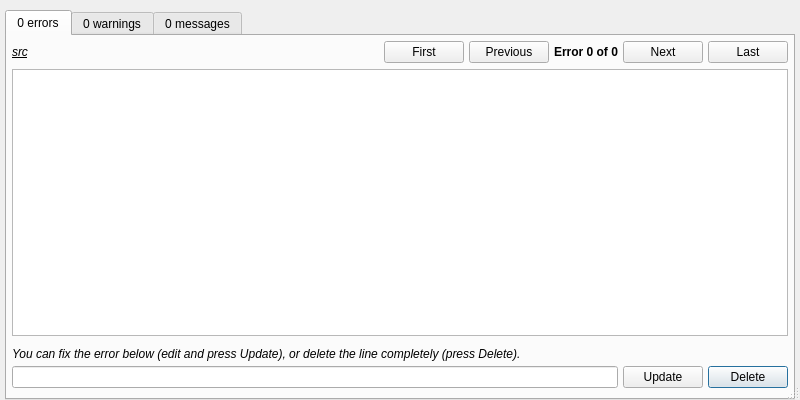
<?xml version="1.0" encoding="UTF-8"?>
<ui version="4.0">
 <class>Dialog</class>
 <widget class="QDialog" name="Dialog">
  <property name="geometry">
   <rect>
    <x>0</x>
    <y>0</y>
    <width>800</width>
    <height>400</height>
   </rect>
  </property>
  <property name="windowTitle">
   <string>MFiX solver messages</string>
  </property>
  <property name="sizeGripEnabled">
   <bool>true</bool>
  </property>
  <layout class="QFormLayout" name="formLayout_3">
   <property name="fieldGrowthPolicy">
    <enum>QFormLayout::FieldsStayAtSizeHint</enum>
   </property>
   <property name="labelAlignment">
    <set>Qt::AlignLeading|Qt::AlignLeft|Qt::AlignVCenter</set>
   </property>
   <property name="horizontalSpacing">
    <number>5</number>
   </property>
   <property name="verticalSpacing">
    <number>5</number>
   </property>
   <property name="leftMargin">
    <number>5</number>
   </property>
   <property name="topMargin">
    <number>5</number>
   </property>
   <property name="rightMargin">
    <number>5</number>
   </property>
   <property name="bottomMargin">
    <number>0</number>
   </property>
   <item row="2" column="0" colspan="2">
    <widget class="QWidget" name="widget" native="true">
     <layout class="QHBoxLayout" name="horizontalLayout">
      <property name="spacing">
       <number>0</number>
      </property>
      <property name="leftMargin">
       <number>0</number>
      </property>
      <property name="topMargin">
       <number>0</number>
      </property>
      <property name="rightMargin">
       <number>0</number>
      </property>
      <property name="bottomMargin">
       <number>0</number>
      </property>
     </layout>
    </widget>
   </item>
   <item row="3" column="0" colspan="2">
    <widget class="QTabWidget" name="tabwidget">
     <property name="minimumSize">
      <size>
       <width>0</width>
       <height>333</height>
      </size>
     </property>
     <property name="focusPolicy">
      <enum>Qt::NoFocus</enum>
     </property>
     <property name="currentIndex">
      <number>0</number>
     </property>
     <widget class="QWidget" name="error_tab">
      <attribute name="title">
       <string>0 errors</string>
      </attribute>
      <layout class="QVBoxLayout" name="verticalLayout_3">
       <property name="leftMargin">
        <number>5</number>
       </property>
       <property name="topMargin">
        <number>5</number>
       </property>
       <property name="rightMargin">
        <number>5</number>
       </property>
       <property name="bottomMargin">
        <number>5</number>
       </property>
       <item>
        <widget class="QWidget" name="widget" native="true">
         <property name="minimumSize">
          <size>
           <width>0</width>
           <height>0</height>
          </size>
         </property>
         <property name="focusPolicy">
          <enum>Qt::TabFocus</enum>
         </property>
         <layout class="QHBoxLayout" name="horizontalLayout_3">
          <property name="spacing">
           <number>5</number>
          </property>
          <property name="leftMargin">
           <number>0</number>
          </property>
          <property name="topMargin">
           <number>0</number>
          </property>
          <property name="rightMargin">
           <number>0</number>
          </property>
          <property name="bottomMargin">
           <number>0</number>
          </property>
          <item>
           <widget class="QLabel" name="label_error_source">
            <property name="font">
             <font>
              <italic>true</italic>
              <underline>true</underline>
             </font>
            </property>
            <property name="text">
             <string>src</string>
            </property>
           </widget>
          </item>
          <item>
           <spacer name="horizontalSpacer">
            <property name="orientation">
             <enum>Qt::Horizontal</enum>
            </property>
            <property name="sizeHint" stdset="0">
             <size>
              <width>40</width>
              <height>20</height>
             </size>
            </property>
           </spacer>
          </item>
          <item>
           <widget class="QPushButton" name="first_error_button">
            <property name="focusPolicy">
             <enum>Qt::NoFocus</enum>
            </property>
            <property name="text">
             <string>First</string>
            </property>
           </widget>
          </item>
          <item>
           <widget class="QPushButton" name="prev_error_button">
            <property name="focusPolicy">
             <enum>Qt::NoFocus</enum>
            </property>
            <property name="text">
             <string>Previous</string>
            </property>
           </widget>
          </item>
          <item>
           <widget class="QLabel" name="label_error_count">
            <property name="font">
             <font>
              <weight>75</weight>
              <bold>true</bold>
             </font>
            </property>
            <property name="text">
             <string>Error 0 of 0</string>
            </property>
           </widget>
          </item>
          <item>
           <widget class="QPushButton" name="next_error_button">
            <property name="focusPolicy">
             <enum>Qt::NoFocus</enum>
            </property>
            <property name="text">
             <string>Next</string>
            </property>
           </widget>
          </item>
          <item>
           <widget class="QPushButton" name="last_error_button">
            <property name="focusPolicy">
             <enum>Qt::NoFocus</enum>
            </property>
            <property name="text">
             <string>Last</string>
            </property>
           </widget>
          </item>
         </layout>
        </widget>
       </item>
       <item>
        <widget class="QTextBrowser" name="error_textbrowser">
         <property name="horizontalScrollBarPolicy">
          <enum>Qt::ScrollBarAlwaysOff</enum>
         </property>
        </widget>
       </item>
       <item>
        <widget class="QWidget" name="dropedit_widget" native="true">
         <property name="minimumSize">
          <size>
           <width>300</width>
           <height>0</height>
          </size>
         </property>
         <property name="focusPolicy">
          <enum>Qt::TabFocus</enum>
         </property>
         <layout class="QGridLayout" name="gridLayout">
          <property name="leftMargin">
           <number>0</number>
          </property>
          <property name="topMargin">
           <number>5</number>
          </property>
          <property name="rightMargin">
           <number>0</number>
          </property>
          <property name="bottomMargin">
           <number>5</number>
          </property>
          <property name="spacing">
           <number>5</number>
          </property>
          <item row="1" column="2">
           <widget class="QPushButton" name="drop_button">
            <property name="focusPolicy">
             <enum>Qt::TabFocus</enum>
            </property>
            <property name="text">
             <string>Delete</string>
            </property>
           </widget>
          </item>
          <item row="1" column="1">
           <widget class="QPushButton" name="edit_button">
            <property name="focusPolicy">
             <enum>Qt::TabFocus</enum>
            </property>
            <property name="text">
             <string>Update</string>
            </property>
           </widget>
          </item>
          <item row="1" column="0">
           <widget class="QLineEdit" name="lineedit_keyword"/>
          </item>
          <item row="0" column="0" colspan="3">
           <widget class="QLabel" name="label_dropedit_keyword">
            <property name="font">
             <font>
              <italic>true</italic>
             </font>
            </property>
            <property name="text">
             <string>You can fix the error below (edit and press Update), or delete the line completely (press Delete).</string>
            </property>
           </widget>
          </item>
         </layout>
        </widget>
       </item>
      </layout>
     </widget>
     <widget class="QWidget" name="warning_tab">
      <attribute name="title">
       <string>0 warnings</string>
      </attribute>
      <layout class="QVBoxLayout" name="verticalLayout_2">
       <property name="leftMargin">
        <number>5</number>
       </property>
       <property name="topMargin">
        <number>5</number>
       </property>
       <property name="rightMargin">
        <number>5</number>
       </property>
       <property name="bottomMargin">
        <number>5</number>
       </property>
       <item>
        <widget class="QWidget" name="widget_2" native="true">
         <property name="minimumSize">
          <size>
           <width>0</width>
           <height>0</height>
          </size>
         </property>
         <property name="focusPolicy">
          <enum>Qt::NoFocus</enum>
         </property>
         <layout class="QHBoxLayout" name="horizontalLayout_4">
          <property name="spacing">
           <number>5</number>
          </property>
          <property name="leftMargin">
           <number>0</number>
          </property>
          <property name="topMargin">
           <number>0</number>
          </property>
          <property name="rightMargin">
           <number>0</number>
          </property>
          <property name="bottomMargin">
           <number>0</number>
          </property>
          <item>
           <widget class="QLabel" name="label_warning_source">
            <property name="font">
             <font>
              <italic>true</italic>
              <underline>true</underline>
             </font>
            </property>
            <property name="text">
             <string>src</string>
            </property>
           </widget>
          </item>
          <item>
           <spacer name="horizontalSpacer_3">
            <property name="orientation">
             <enum>Qt::Horizontal</enum>
            </property>
            <property name="sizeHint" stdset="0">
             <size>
              <width>40</width>
              <height>20</height>
             </size>
            </property>
           </spacer>
          </item>
          <item>
           <widget class="QLabel" name="label_warning_count">
            <property name="font">
             <font>
              <weight>75</weight>
              <bold>true</bold>
             </font>
            </property>
            <property name="text">
             <string>Warning 0 of 0</string>
            </property>
           </widget>
          </item>
          <item>
           <widget class="QPushButton" name="first_warning_button">
            <property name="focusPolicy">
             <enum>Qt::NoFocus</enum>
            </property>
            <property name="text">
             <string>First</string>
            </property>
           </widget>
          </item>
          <item>
           <widget class="QPushButton" name="prev_warning_button">
            <property name="focusPolicy">
             <enum>Qt::NoFocus</enum>
            </property>
            <property name="text">
             <string>Previous</string>
            </property>
           </widget>
          </item>
          <item>
           <widget class="QPushButton" name="next_warning_button">
            <property name="focusPolicy">
             <enum>Qt::NoFocus</enum>
            </property>
            <property name="text">
             <string>Next</string>
            </property>
           </widget>
          </item>
          <item>
           <widget class="QPushButton" name="last_warning_button">
            <property name="focusPolicy">
             <enum>Qt::NoFocus</enum>
            </property>
            <property name="text">
             <string>Last</string>
            </property>
           </widget>
          </item>
         </layout>
        </widget>
       </item>
       <item>
        <widget class="QTextBrowser" name="warning_textbrowser">
         <property name="horizontalScrollBarPolicy">
          <enum>Qt::ScrollBarAlwaysOff</enum>
         </property>
        </widget>
       </item>
      </layout>
     </widget>
     <widget class="QWidget" name="message_tab">
      <attribute name="title">
       <string>0 messages</string>
      </attribute>
      <layout class="QVBoxLayout" name="verticalLayout">
       <property name="leftMargin">
        <number>5</number>
       </property>
       <property name="topMargin">
        <number>5</number>
       </property>
       <property name="rightMargin">
        <number>5</number>
       </property>
       <property name="bottomMargin">
        <number>5</number>
       </property>
       <item>
        <widget class="QWidget" name="widget_3" native="true">
         <property name="minimumSize">
          <size>
           <width>0</width>
           <height>0</height>
          </size>
         </property>
         <property name="focusPolicy">
          <enum>Qt::TabFocus</enum>
         </property>
         <layout class="QHBoxLayout" name="horizontalLayout_5">
          <property name="spacing">
           <number>5</number>
          </property>
          <property name="leftMargin">
           <number>0</number>
          </property>
          <property name="topMargin">
           <number>0</number>
          </property>
          <property name="rightMargin">
           <number>0</number>
          </property>
          <property name="bottomMargin">
           <number>0</number>
          </property>
          <item>
           <widget class="QLabel" name="label_message_source">
            <property name="font">
             <font>
              <italic>true</italic>
              <underline>true</underline>
             </font>
            </property>
            <property name="text">
             <string>src</string>
            </property>
           </widget>
          </item>
          <item>
           <spacer name="horizontalSpacer_4">
            <property name="orientation">
             <enum>Qt::Horizontal</enum>
            </property>
            <property name="sizeHint" stdset="0">
             <size>
              <width>40</width>
              <height>20</height>
             </size>
            </property>
           </spacer>
          </item>
          <item>
           <widget class="QLabel" name="label_message_count">
            <property name="font">
             <font>
              <weight>75</weight>
              <bold>true</bold>
             </font>
            </property>
            <property name="text">
             <string>Message 0 of 0</string>
            </property>
           </widget>
          </item>
          <item>
           <widget class="QPushButton" name="first_message_button">
            <property name="focusPolicy">
             <enum>Qt::NoFocus</enum>
            </property>
            <property name="text">
             <string>First</string>
            </property>
           </widget>
          </item>
          <item>
           <widget class="QPushButton" name="prev_message_button">
            <property name="focusPolicy">
             <enum>Qt::NoFocus</enum>
            </property>
            <property name="text">
             <string>Previous</string>
            </property>
           </widget>
          </item>
          <item>
           <widget class="QPushButton" name="next_message_button">
            <property name="focusPolicy">
             <enum>Qt::NoFocus</enum>
            </property>
            <property name="text">
             <string>Next</string>
            </property>
           </widget>
          </item>
          <item>
           <widget class="QPushButton" name="last_message_button">
            <property name="focusPolicy">
             <enum>Qt::NoFocus</enum>
            </property>
            <property name="text">
             <string>Last</string>
            </property>
           </widget>
          </item>
         </layout>
        </widget>
       </item>
       <item>
        <widget class="QTextBrowser" name="message_textbrowser">
         <property name="horizontalScrollBarPolicy">
          <enum>Qt::ScrollBarAlwaysOff</enum>
         </property>
        </widget>
       </item>
      </layout>
     </widget>
    </widget>
   </item>
  </layout>
 </widget>
 <tabstops>
  <tabstop>tabwidget</tabstop>
  <tabstop>first_error_button</tabstop>
  <tabstop>prev_error_button</tabstop>
  <tabstop>next_error_button</tabstop>
  <tabstop>last_error_button</tabstop>
  <tabstop>error_textbrowser</tabstop>
  <tabstop>lineedit_keyword</tabstop>
  <tabstop>edit_button</tabstop>
  <tabstop>drop_button</tabstop>
  <tabstop>first_warning_button</tabstop>
  <tabstop>prev_warning_button</tabstop>
  <tabstop>next_warning_button</tabstop>
  <tabstop>last_warning_button</tabstop>
  <tabstop>warning_textbrowser</tabstop>
  <tabstop>first_message_button</tabstop>
  <tabstop>prev_message_button</tabstop>
  <tabstop>next_message_button</tabstop>
  <tabstop>last_message_button</tabstop>
  <tabstop>message_textbrowser</tabstop>
 </tabstops>
 <resources/>
 <connections/>
</ui>
